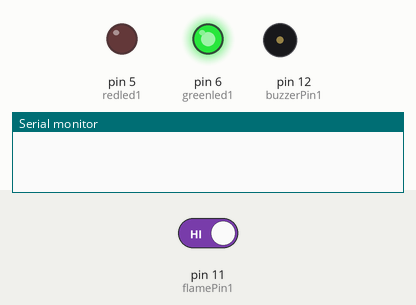
Simulated run of this sketch. Board: Arduino Uno, built with avr-gcc and run on an emulated ATmega328P. On the bench: output pins drawn as LEDs (lit = HIGH), buzzer (waves = sounding, pin HIGH), the last lines printed to the serial monitor. The inputs (shaded band) are chosen by the test bench; at power-on: pin 11 (flamePin1) HIGH. The modem accepts every AT command (registered, SIM ready, sends succeed) and sends nothing else.

Above: at 1.3 s.
1.4 s: pin 11 (flamePin1) driven LOW
At 2.6 s:
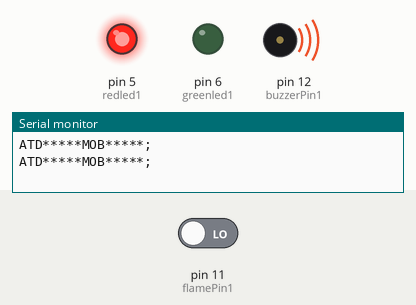
2.9 s: pin 11 (flamePin1) driven HIGH
At 3.9 s:
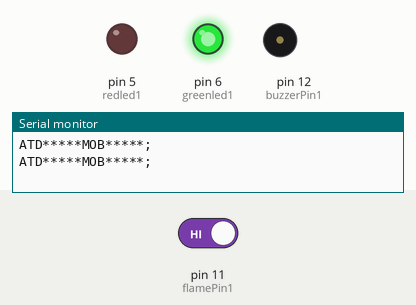
Timing chart, 0 to 5.9 s (numbered marks = the images above; inputs shaded):
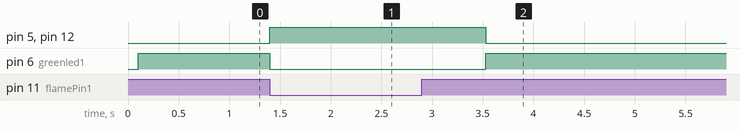

Measured:
- after the input at 1.4 s, pin 5 (redled1), pin 12 (buzzerPin1): LOW → HIGH at once; pin 6 (greenled1): HIGH → LOW at once
- after the input at 2.9 s, pin 5 (redled1), pin 12 (buzzerPin1): HIGH → LOW after 0.63 s; pin 6 (greenled1): LOW → HIGH after 0.63 s

The sketch:

text_call_alert_Arduino.ino
```cpp
#include <SoftwareSerial.h>
SoftwareSerial mySerial(9, 10);
const int buzzerPin1 = 12;
const int flamePin1 = 11;
int Flame1 = HIGH;
int redled1 = 5;
int greenled1 = 6;


void setup()
{
  pinMode(buzzerPin1, OUTPUT);
  pinMode(redled1, OUTPUT);
  pinMode(greenled1, OUTPUT);
  pinMode(flamePin1, INPUT);
  mySerial.begin(9600);
  Serial.begin(9600);
  delay(100);
}

void loop()
{
  Flame1 = digitalRead(flamePin1);
  if (Flame1== LOW)
  {

      Serial.println("ATD*****MOB*****;"); // ATDxxxxxxxxxx; semicolon should be at the last ;AT command that follows UART protocol;
    digitalWrite(buzzerPin1, HIGH);
    digitalWrite(redled1, HIGH);
    digitalWrite(greenled1, LOW);
       mySerial.println("AT+CMGF=1");    //Sets the GSM Module in Text Mode
     delay(1000);  // Delay of 1 second
     mySerial.println("AT+CMGS=\"+91*****MOB*****\"\r"); // Replace * with mobile number
     mySerial.println("FIRE IN THE HOUSE");// The SMS text you want to send
     mySerial.println((char)26);// ASCII code of CTRL+Z for saying the end of sms to  the module
     //delay(100);


  }
  else
  {

    digitalWrite(buzzerPin1, LOW);
    digitalWrite(greenled1, HIGH);
    digitalWrite(redled1, LOW);
  }
}
```
